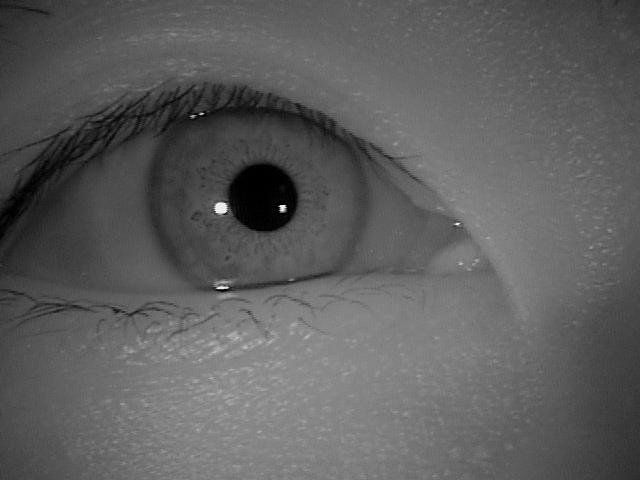
#> input picture src/demo/dataset-test/Alessio/L/S5001L00.jpg, 640 x 480 px, found by its file name; its folder holds only this picture in this run
$ python daugman.py
#> lines starting #> are read from the running program, lines starting #| are printed output that depends on the picture; after the words box and inside, x2 and y2 are one past the last pixel; in counts of white or black regions, pixels touching at a corner belong together
### src/utils/fnc/boundary.py
##-----------------------------------------------------------------------------
##  Author      : Chinh-Thuy Nguyen
##  Date        : Nov 12, 2017
##
##  Interpreter : 3.5
##  Editor      : Sublime Text 3
##-----------------------------------------------------------------------------

##-----------------------------------------------------------------------------
##  Import
##-----------------------------------------------------------------------------
import numpy as np
from scipy import signal


##-----------------------------------------------------------------------------
##  Function
##-----------------------------------------------------------------------------
def searchInnerBound(img):
    """
    Description:
        Search for the inner boundary of the iris.

    Input:
        img		- The input iris image.

    Output:
        inner_y	- y-coordinate of the inner circle centre.
        inner_x	- x-coordinate of the inner circle centre.
        inner_r	- Radius of the inner circle.
    """

    # Integro-Differential operator coarse (jump-level precision)
    Y = img.shape[0]
    X = img.shape[1]
    sect = X/4 		# Width of the external margin for which search is excluded
    minrad = 10
    maxrad = sect*0.8
    jump = 4 		# Precision of the coarse search, in pixels

    # Hough Space (y,x,r)
    sz = np.array([np.floor((Y-2*sect)/jump),
                    np.floor((X-2*sect)/jump),
                    np.floor((maxrad-minrad)/jump)]).astype(int)

    # Resolution of the circular integration
    integrationprecision = 1
    angs = np.arange(0, 2*np.pi, integrationprecision)
    x, y, r = np.meshgrid(np.arange(sz[1]),
                          np.arange(sz[0]),
                          np.arange(sz[2]))
    y = sect + y*jump
    x = sect + x*jump
    r = minrad + r*jump
    hs = ContourIntegralCircular(img, y, x, r, angs)

    # Hough Space Partial Derivative R
    hspdr = hs - hs[:, :, np.insert(np.arange(hs.shape[2]-1), 0, 0)]

    # Blur
    sm = 3 		# Size of the blurring mask
    hspdrs = signal.fftconvolve(hspdr, np.ones([sm,sm,sm]), mode="same")

    indmax = np.argmax(hspdrs.ravel())
    y,x,r = np.unravel_index(indmax, hspdrs.shape)

    inner_y = sect + y*jump
    inner_x = sect + x*jump
    inner_r = minrad + (r-1)*jump

    # Integro-Differential operator fine (pixel-level precision)
    integrationprecision = 0.1 		# Resolution of the circular integration
    angs = np.arange(0, 2*np.pi, integrationprecision)
    x, y, r = np.meshgrid(np.arange(jump*2),
                          np.arange(jump*2),
                          np.arange(jump*2))
    y = inner_y - jump + y
    x = inner_x - jump + x
    r = inner_r - jump + r
    hs = ContourIntegralCircular(img, y, x, r, angs)

    # Hough Space Partial Derivative R
    hspdr = hs - hs[:, :, np.insert(np.arange(hs.shape[2]-1), 0, 0)]

    # Bluring
    sm = 3 		# Size of the blurring mask
    hspdrs = signal.fftconvolve(hspdr, np.ones([sm,sm,sm]), mode="same")
    indmax = np.argmax(hspdrs.ravel())
    y,x,r = np.unravel_index(indmax, hspdrs.shape)

    inner_y = inner_y - jump + y
    inner_x = inner_x - jump + x
    inner_r = inner_r - jump + r - 1

    return inner_y, inner_x, inner_r


#------------------------------------------------------------------------------
def searchOuterBound(img, inner_y, inner_x, inner_r):
    """
    Description:
        Search for the outer boundary of the iris.

    Input:
        img		- The input iris image.
        inner_y	- The y-coordinate of the inner circle centre.
        inner_x	- The x-coordinate of the inner circle centre.
        inner_r	- The radius of the inner circle.

    Output:
        outer_y	- y-coordinate of the outer circle centre.
        outer_x	- x-coordinate of the outer circle centre.
        outer_r	- Radius of the outer circle.
    """
    # Maximum displacement 15# (Daugman 2004)
    maxdispl = np.round(inner_r*0.15).astype(int)

    # 0.1 - 0.8 (Daugman 2004)
    minrad = np.round(inner_r/0.8).astype(int)
    maxrad = np.round(inner_r/0.3).astype(int)

    # # Hough Space (y,x,r)
    # hs = np.zeros([2*maxdispl, 2*maxdispl, maxrad-minrad])

    # Integration region, avoiding eyelids
    intreg = np.array([[2/6, 4/6], [8/6, 10/6]]) * np.pi

    # Resolution of the circular integration
    integrationprecision = 0.05
    angs = np.concatenate([np.arange(intreg[0,0], intreg[0,1], integrationprecision),
                            np.arange(intreg[1,0], intreg[1,1], integrationprecision)],
                            axis=0)
    x, y, r = np.meshgrid(np.arange(2*maxdispl),
                          np.arange(2*maxdispl),
                          np.arange(maxrad-minrad))
    y = inner_y - maxdispl + y
    x = inner_x - maxdispl + x
    r = minrad + r
    hs = ContourIntegralCircular(img, y, x, r, angs)

    # Hough Space Partial Derivative R
    hspdr = hs - hs[:, :, np.insert(np.arange(hs.shape[2]-1), 0, 0)]

    # Blur
    sm = 7 	# Size of the blurring mask
    hspdrs = signal.fftconvolve(hspdr, np.ones([sm,sm,sm]), mode="same")

    indmax = np.argmax(hspdrs.ravel())
    y,x,r = np.unravel_index(indmax, hspdrs.shape)

    outer_y = inner_y - maxdispl + y + 1
    outer_x = inner_x - maxdispl + x + 1
    outer_r = minrad + r - 1

    return outer_y, outer_x, outer_r


#------------------------------------------------------------------------------
def ContourIntegralCircular(imagen, y_0, x_0, r, angs):
    """
    Description:
        Performs contour (circular) integral.
        Use discrete Rie-mann approach.

    Input:
        imagen  - The input iris image.
        y_0     - The y-coordinate of the circle centre.
        x_0     - The x-coordinate of the circle centre.
        r       - The radius of the circle.
        angs    - The region of the circle considering clockwise 0-2pi.

    Output:
        hs      - Integral result.
    """
    # Get y, x
    y = np.zeros([len(angs), r.shape[0], r.shape[1], r.shape[2]], dtype=int)
    x = np.zeros([len(angs), r.shape[0], r.shape[1], r.shape[2]], dtype=int)
    for i in range(len(angs)):
        ang = angs[i]
        y[i, :, :, :] = np.round(y_0 - np.cos(ang) * r).astype(int)
        x[i, :, :, :] = np.round(x_0 + np.sin(ang) * r).astype(int)

    # Adapt y
    ind = np.where(y < 0)
    y[ind] = 0
    ind = np.where(y >= imagen.shape[0])
    y[ind] = imagen.shape[0] - 1

    # Adapt x
    ind = np.where(x < 0)
    x[ind] = 0
    ind = np.where(x >= imagen.shape[1])
    x[ind] = imagen.shape[1] - 1

    # Return
    hs = imagen[y, x]
    hs = np.sum(hs, axis=0)
    return hs.astype(float)

### src/utils/fnc/segment.py
##-----------------------------------------------------------------------------
##  Author      : Chinh-Thuy Nguyen
##  Date        : Nov 11, 2017
##
##  Interpreter : 3.5
##  Editor      : Sublime Text 3
##-----------------------------------------------------------------------------

##-----------------------------------------------------------------------------
##  Import
##-----------------------------------------------------------------------------
import numpy as np

import multiprocessing as mp

from src.utils.fnc.boundary import searchOuterBound, searchInnerBound
from src.utils.fnc.line import linecoords, findline


##-----------------------------------------------------------------------------
##  Function
##-----------------------------------------------------------------------------
def segment(eyeim):
    """
	Description:
		Segment the iris region from the eye image.
		Indicate the noise region.

	Input:
		eyeim		- Eye image

	Output:
		ciriris		- Centre coordinates and radius of iris boundary.
		cirpupil	- Centre coordinates and radius of pupil boundary.
		imwithnoise	- Original image with location of noise marked with NaN.
	"""
    # Find the iris boundary by Daugman's intefro-differential
    rowp, colp, rp = searchInnerBound(eyeim)
    row, col, r = searchOuterBound(eyeim, rowp, colp, rp)

    # Package pupil and iris boundaries
    rowp = np.round(rowp).astype(int)
    colp = np.round(colp).astype(int)
    rp = np.round(rp).astype(int)
    row = np.round(row).astype(int)
    col = np.round(col).astype(int)
    r = np.round(r).astype(int)
    cirpupil = [rowp, colp, rp]
    ciriris = [row, col, r]

    # Find top and bottom eyelid
    imsz = eyeim.shape
    irl = np.round(row - r).astype(int)
    iru = np.round(row + r).astype(int)
    icl = np.round(col - r).astype(int)
    icu = np.round(col + r).astype(int)
    if irl < 0:
        irl = 0
    if icl < 0:
        icl = 0
    if iru >= imsz[0]:
        iru = imsz[0] - 1
    if icu >= imsz[1]:
        icu = imsz[1] - 1
    imageiris = eyeim[irl: iru + 1, icl: icu + 1]

    # Parallel computation
    # If the code is run on macOS, the multiprocessing library must be used with the 'spawn' method
    # Check if it is already set
    # if mp.get_start_method(allow_none=True) != 'spawn':
    #     mp.set_start_method('spawn')
    ret_top = mp.Manager().dict()
    ret_bot = mp.Manager().dict()
    p_top = mp.Process(target=findTopEyelid,
                       args=(imsz, imageiris, irl, icl, rowp, rp, ret_top))
    p_bot = mp.Process(target=findBottomEyelid,
                       args=(imsz, imageiris, rowp, rp, irl, icl, ret_bot))
    p_top.start()
    p_bot.start()
    p_top.join()
    p_bot.join()
    mask_top = ret_top[0]
    mask_bot = ret_bot[0]

    # Mask the eye image, noise region is masked by NaN value
    imwithnoise = eyeim.astype(float)
    imwithnoise = imwithnoise + mask_top + mask_bot

    # For CASIA, eliminate eyelashes by threshold
    ref = eyeim < 80
    coords = np.where(ref == 1)
    imwithnoise[coords] = np.nan

    return ciriris, cirpupil, imwithnoise


#------------------------------------------------------------------------------
# [76 lines left out: functions findTopEyelid, findBottomEyelid, not called in this run]

### src/utils/daugman.py
# Perform segmentation
import os
import cv2
from src.utils.fnc.segment import segment


def remove_glare(img):
    # Threshold to detect bright spots (glare regions)
    _, mask = cv2.threshold(img, 200, 255, cv2.THRESH_BINARY)

    # Load pretrained model
    kernel = cv2.getStructuringElement(cv2.MORPH_ELLIPSE, (5, 5))
    refined_mask = cv2.morphologyEx(mask, cv2.MORPH_CLOSE, kernel)

    inpainted = cv2.inpaint(img, refined_mask, inpaintRadius=3, flags=cv2.INPAINT_TELEA)

    return inpainted


if __name__ == '__main__':
    dataset_path = "../data/datasets/CASIA-Iris-Thousand/CASIA-Iris-Thousand/001/L/"

    for image_path in os.listdir(dataset_path):
        # Read the image
        im = cv2.imread(os.path.join(dataset_path, image_path), cv2.IMREAD_GRAYSCALE)
#> im is the input picture: shape (480, 640); min 0, max 255, mean 93.8
        # Remove glare from the image
        im = remove_glare(im)
#> in remove_glare, `_, mask = cv2.threshold(img, 200, 255, cv2.THRESH_BINARY)`:
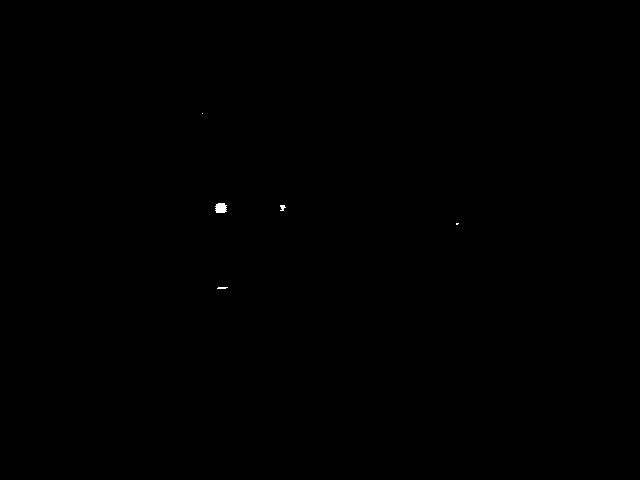
#> mask: shape (480, 640); 0.05% white; 5 white regions (3 under 20 px), largest, box (x1, y1, x2, y2) and area: (215, 203, 227, 213) 102, (280, 205, 286, 211) 24
#> in remove_glare, `refined_mask = cv2.morphologyEx(mask, cv2.MORPH_CLOSE, kernel)`: refined_mask: shape (480, 640); 0.05% white; 5 white regions (3 under 20 px), largest, box (x1, y1, x2, y2) and area: (215, 203, 227, 213) 107, (280, 205, 286, 211) 25
        # Perform segmentation
        ciriris, cirpupil, imwithnoise = segment(im)
#> in searchInnerBound, `indmax = np.argmax(hspdrs.ravel())`: indmax = 21641
#> in searchInnerBound, `y,x,r = np.unravel_index(indmax, hspdrs.shape)`: y = 9; x = 26; r = 7
#> in searchInnerBound, `inner_y = sect + y*jump`: inner_y = 196
#> in searchInnerBound, `inner_x = sect + x*jump`: inner_x = 264
#> in searchInnerBound, `inner_r = minrad + (r-1)*jump`: inner_r = 34
#> in searchInnerBound, `indmax = np.argmax(hspdrs.ravel())`: indmax = 349
#> in searchInnerBound, `y,x,r = np.unravel_index(indmax, hspdrs.shape)`: y = 5; x = 3; r = 5
#> in searchInnerBound, `inner_y = inner_y - jump + y`: inner_y = 197
#> in searchInnerBound, `inner_x = inner_x - jump + x`: inner_x = 263
#> in segment, `rowp, colp, rp = searchInnerBound(eyeim)`: rowp = 197; colp = 263; rp = 34
#> in searchOuterBound, `maxdispl = np.round(inner_r*0.15).astype(int)`: maxdispl = 5
#> in searchOuterBound, `minrad = np.round(inner_r/0.8).astype(int)`: minrad = 42
#> in searchOuterBound, `maxrad = np.round(inner_r/0.3).astype(int)`: maxrad = 113
#> in searchOuterBound, `indmax = np.argmax(hspdrs.ravel())`: indmax = 2558
#> in searchOuterBound, `y,x,r = np.unravel_index(indmax, hspdrs.shape)`: y = 3; x = 6; r = 2
#> in searchOuterBound, `outer_y = inner_y - maxdispl + y + 1`: outer_y = 196
#> in searchOuterBound, `outer_x = inner_x - maxdispl + x + 1`: outer_x = 265
#> in searchOuterBound, `outer_r = minrad + r - 1`: outer_r = 43
#> in segment, `row, col, r = searchOuterBound(eyeim, rowp, colp, rp)`: row = 196; col = 265; r = 43
#> in segment, `cirpupil = [rowp, colp, rp]`: cirpupil = [197, 263, 34]
#> in segment, `ciriris = [row, col, r]`: ciriris = [196, 265, 43]
#> in segment, `irl = np.round(row - r).astype(int)`: irl = 153
#> in segment, `iru = np.round(row + r).astype(int)`: iru = 239
#> in segment, `icl = np.round(col - r).astype(int)`: icl = 222
#> in segment, `icu = np.round(col + r).astype(int)`: icu = 308
#> in segment, `imageiris = eyeim[irl: iru + 1, icl: icu + 1]`:
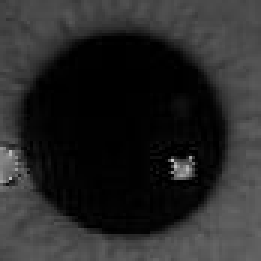
#> imageiris: shape (87, 87) (shown 3 times larger); min 0, max 196, mean 40.2
#> (the program exits here)
